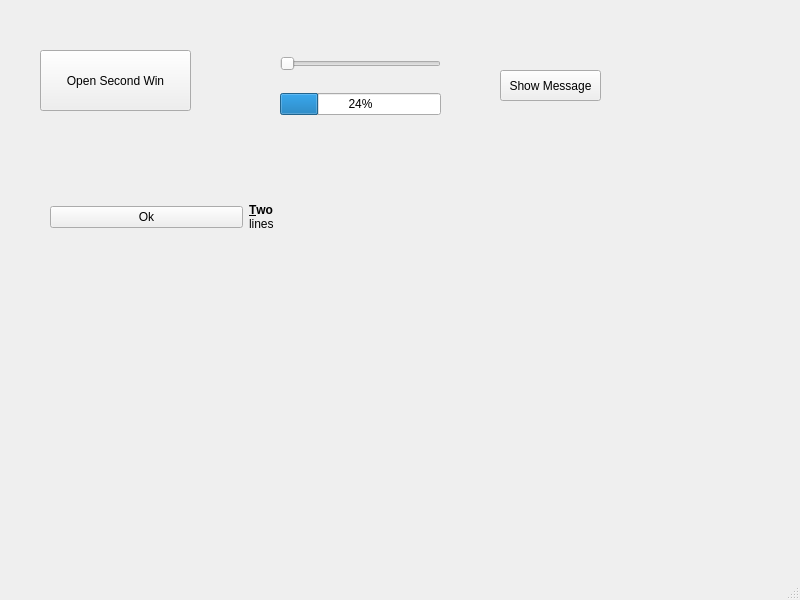
<?xml version="1.0" encoding="UTF-8"?>
<ui version="4.0">
 <class>MainWindow</class>
 <widget class="QMainWindow" name="MainWindow">
  <property name="geometry">
   <rect>
    <x>0</x>
    <y>0</y>
    <width>800</width>
    <height>600</height>
   </rect>
  </property>
  <property name="windowTitle">
   <string>MainWindow</string>
  </property>
  <widget class="QWidget" name="centralwidget">
   <widget class="QPushButton" name="pushButton_2">
    <property name="geometry">
     <rect>
      <x>500</x>
      <y>70</y>
      <width>101</width>
      <height>31</height>
     </rect>
    </property>
    <property name="text">
     <string>Show Message</string>
    </property>
   </widget>
   <widget class="QPushButton" name="pushButton_3">
    <property name="geometry">
     <rect>
      <x>40</x>
      <y>50</y>
      <width>151</width>
      <height>61</height>
     </rect>
    </property>
    <property name="text">
     <string>Open Second Win</string>
    </property>
   </widget>
   <widget class="QWidget" name="">
    <property name="geometry">
     <rect>
      <x>280</x>
      <y>40</y>
      <width>161</width>
      <height>91</height>
     </rect>
    </property>
    <layout class="QVBoxLayout" name="verticalLayout">
     <item>
      <widget class="QSlider" name="horizontalSlider">
       <property name="orientation">
        <enum>Qt::Horizontal</enum>
       </property>
      </widget>
     </item>
     <item>
      <widget class="QProgressBar" name="progressBar">
       <property name="value">
        <number>24</number>
       </property>
      </widget>
     </item>
    </layout>
   </widget>
   <widget class="QWidget" name="">
    <property name="geometry">
     <rect>
      <x>50</x>
      <y>200</y>
      <width>391</width>
      <height>34</height>
     </rect>
    </property>
    <layout class="QHBoxLayout" name="horizontalLayout">
     <item>
      <widget class="QPushButton" name="pushButton">
       <property name="text">
        <string>Ok</string>
       </property>
      </widget>
     </item>
     <item>
      <widget class="QLabel" name="label">
       <property name="text">
        <string>&lt;html&gt;&lt;b&gt;&lt;u&gt;T&lt;/u&gt;wo&lt;/b&gt;&lt;br&gt;lines&lt;/html&gt;</string>
       </property>
      </widget>
     </item>
    </layout>
   </widget>
  </widget>
  <widget class="QMenuBar" name="menubar">
   <property name="geometry">
    <rect>
     <x>0</x>
     <y>0</y>
     <width>800</width>
     <height>21</height>
    </rect>
   </property>
  </widget>
  <widget class="QStatusBar" name="statusbar"/>
 </widget>
 <resources/>
 <connections/>
</ui>
